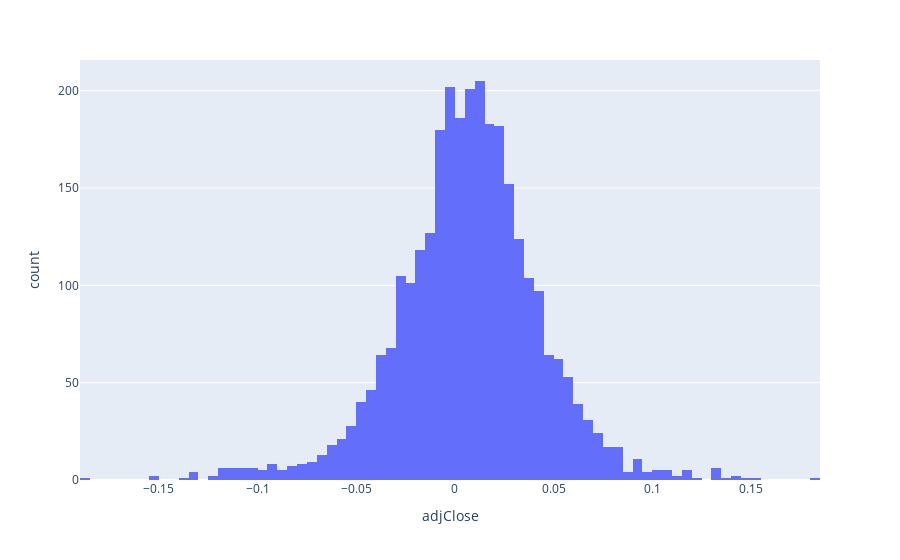

Here is the notebook cell this chart was saved with:
### Code cell
fig = px.histogram(returns_weekly, x="adjClose")
fig.show()

### Figure 1 — Plotly figure (JSON) as saved in the notebook; plotly's stock layout.template omitted (floating-point values rounded to 4 significant figures; data arrays with more than 128 entries replaced by an {"elided": "..."} marker saying what was removed)
{"data": [{"alignmentgroup": "True", "bingroup": "x", "hovertemplate": "adjClose=%{x}<br>count=%{y}<extra></extra>", "legendgroup": "", "marker": {"color": "#636efa"}, "name": "", "offsetgroup": "", "orientation": "v", "showlegend": false, "type": "histogram", "x": {"elided": "3004 float values"}, "xaxis": "x", "yaxis": "y"}], "layout": {"barmode": "relative", "legend": {"tracegroupgap": 0}, "margin": {"t": 60}, "xaxis": {"anchor": "y", "domain": [0, 1], "title": {"text": "adjClose"}}, "yaxis": {"anchor": "x", "domain": [0, 1], "title": {"text": "count"}}}}
